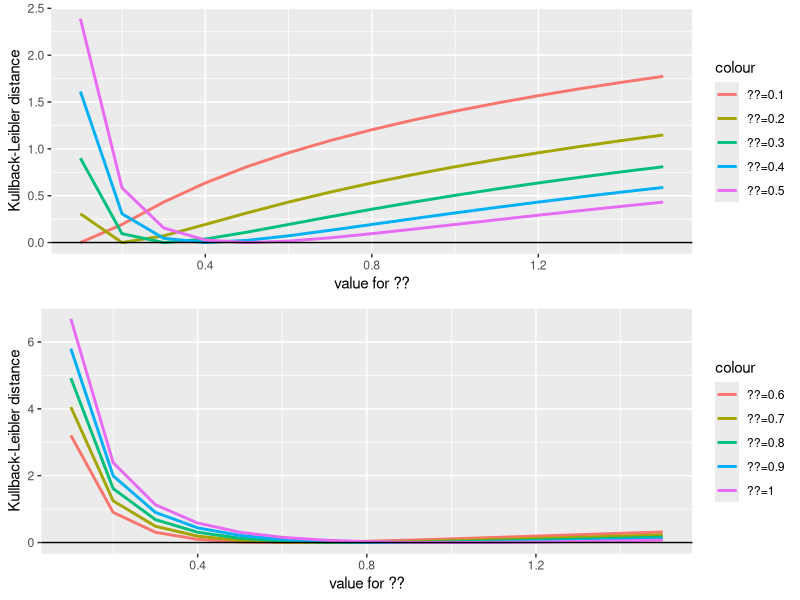

Here is the R script that generated this plot:

O <- seq(0.1,1.5,0.1)
Y <- seq(0.1,1.5,0.1)

calc<- function(y,Y,O){
  (Y*y*exp(-Y*y)/y)*(log(Y*y*exp(-Y*y)/y)-log(O*exp(-O*y)))
}

parameter_values <- setNames(data.frame(matrix(ncol=15,nrow=15)),
                             c("Y=0.1",
                               "Y=0.2",
                               "Y=0.3",
                               "Y=0.4",
                               "Y=0.5",
                               "Y=0.6",
                               "Y=0.7", 
                               "Y=0.8",
                               "Y=0.9",
                               "Y=1",
                               "Y=1.1",
                               "Y=1.2",
                               "Y=1.3",
                               "Y=1.4", 
                               "Y=1.5"))
                                        

for ( i in 1:length(Y)){ 
  for(j in 1:length(O)) {
    parameter_values[i,j] <- integrate(calc, lower = 0, upper = 100,Y[i], O[j])$value
    }}

library(ggplot2)
library(gridExtra)

p1<-ggplot(parameter_values)+
  geom_line(aes(x =seq(0.1,1.5,0.1), parameter_values$`Y=0.1`, color = "??=0.1"),size=1)+
  geom_line(aes(x =seq(0.1,1.5,0.1), parameter_values$`Y=0.2`, color = "??=0.2"),size=1)+
  geom_line(aes(x =seq(0.1,1.5,0.1), parameter_values$`Y=0.3`, color = "??=0.3"), size=1)+
  geom_line(aes(x =seq(0.1,1.5,0.1), parameter_values$`Y=0.4`, color=  "??=0.4"), size=1)+
  geom_line(aes(x =seq(0.1,1.5,0.1), parameter_values$`Y=0.5`, color=  "??=0.5"), size=1)+
  geom_hline(aes(yintercept = 0))+
  labs(x="value for ??", y="Kullback-Leibler distance")
  

p2 <-ggplot(parameter_values)+
  geom_line(aes(x =seq(0.1,1.5,0.1), parameter_values$`Y=0.6`, color="??=0.6"),size=1)+
  geom_line(aes(x =seq(0.1,1.5,0.1), parameter_values$`Y=0.7`, color="??=0.7"), size=1)+
  geom_line(aes(x =seq(0.1,1.5,0.1), parameter_values$`Y=0.8`, color="??=0.8"), size=1)+
  geom_line(aes(x =seq(0.1,1.5,0.1), parameter_values$`Y=0.9`, color="??=0.9"), size=1)+
  geom_line(aes(x =seq(0.1,1.5,0.1), parameter_values$`Y=1`, color = "??=1"), size=1)+
  geom_hline(aes(yintercept = 0))+
  labs(x="value for ??", y="Kullback-Leibler distance")

grid.arrange(p1,p2)




